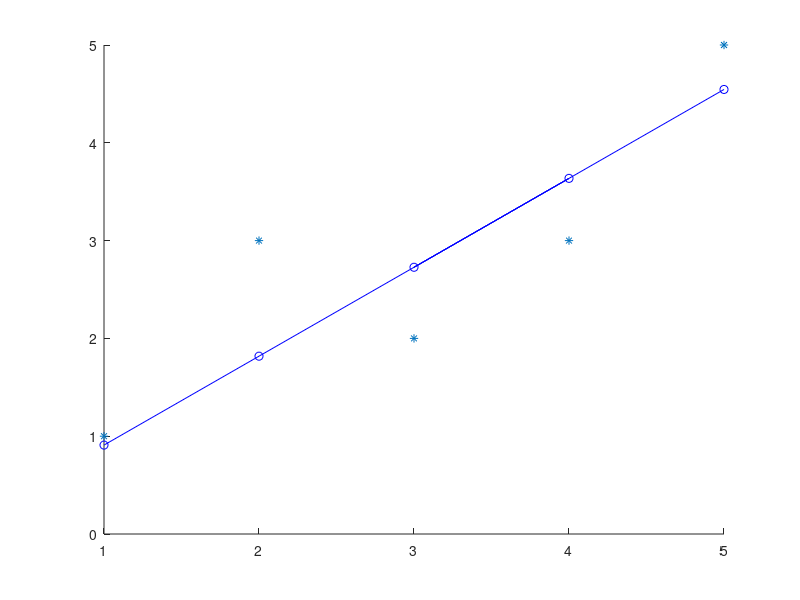

The MATLAB source for this figure:
%%% The results obtained from this code have been verified with the
%%% brute-force method. The parameter predicted by botht the methods is the
%%% same
x=[1,2,4,3,5];
y_act=[1,3,3,2,5];

m=size(x,2);
%%% Let the Hypothesis be just dependent on th1 
%%% So we need an initial guess for th1

th1=0.5; %Initial Guess of Theta1
alph=0.1; %Learning Rate
deriv_th1=100;
i=20
while abs(deriv_th1)>1e-6 
    h=th1*x;
    deriv_th1=(1/m)*sum((h-y_act).*x);
    th1=th1-(alph*deriv_th1);
    costfun=(1/(2*m))*sum(((th1*x)-y_act).^2)
end

y_pred=th1*x;  %This is the Hypothesis Function
scatter(x,y_act,'*r')
hold on
plot(x,y_pred,'-ob')
hold off
